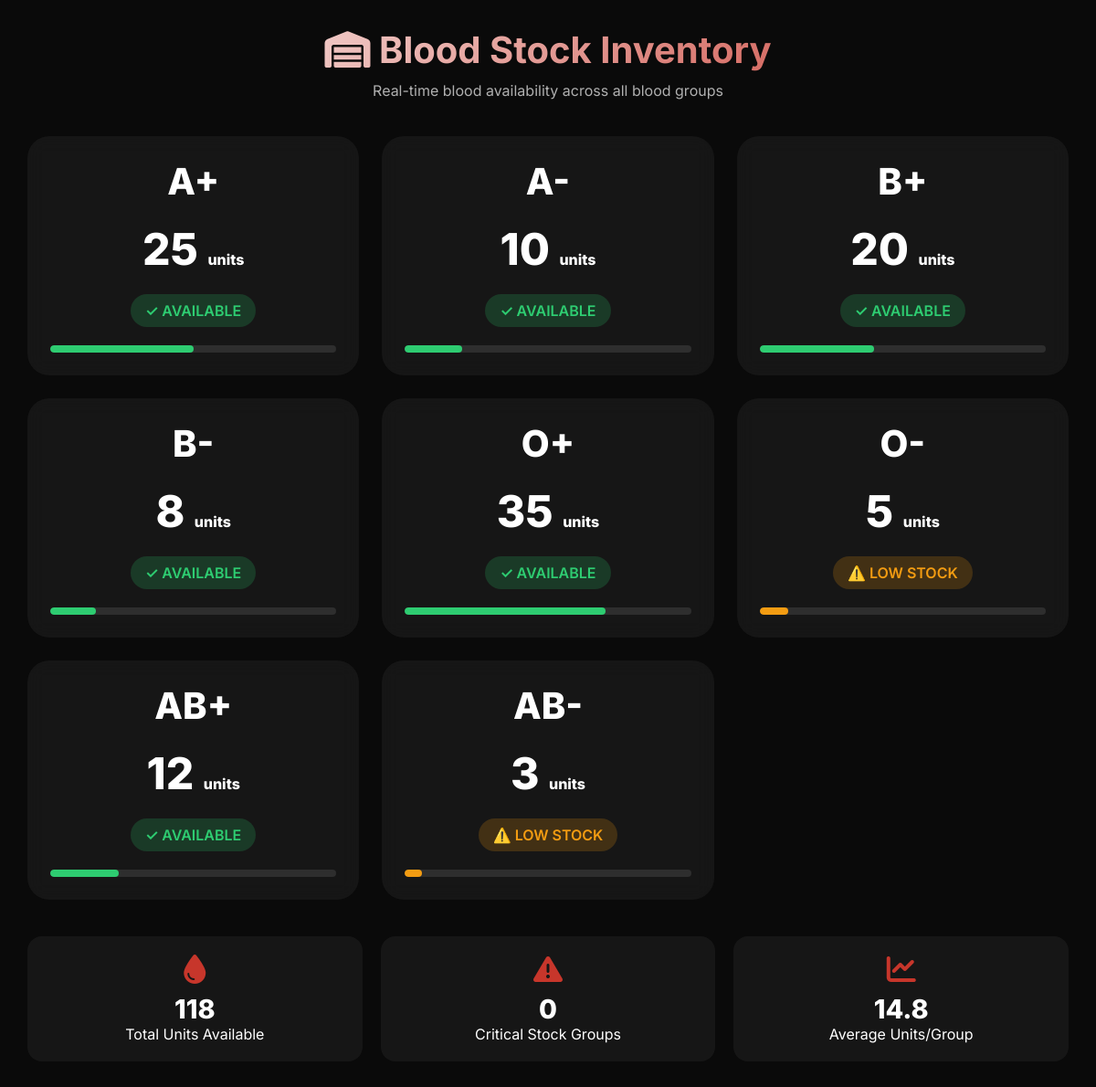
/dashboard/blood_stock.php (signed in), run on the app's committed database.
### tables this page shows
CREATE TABLE blood_stock (
    id INT PRIMARY KEY AUTO_INCREMENT,
    blood_group VARCHAR(5) UNIQUE NOT NULL,
    units_available INT DEFAULT 0,
    last_updated TIMESTAMP DEFAULT CURRENT_TIMESTAMP ON UPDATE CURRENT_TIMESTAMP,
    INDEX idx_blood_group (blood_group)
);

### dashboard/blood_stock.php (the view, shortened to what this page needs)
<?php
include("../database/connection.php");
$stock = mysqli_query($conn, "SELECT * FROM blood_stock ORDER BY FIELD(blood_group, 'A+', 'A-', 'B+', 'B-', 'O+', 'O-', 'AB+', 'AB-')");
?>
<!DOCTYPE html>
<html lang="en">
<head>
    <link rel="stylesheet" href="https://cdnjs.cloudflare.com/ajax/libs/font-awesome/6.5.1/css/all.min.css">
</head>
<body>
<div class="container">
    <div class="header">
        <h1><i class="fas fa-warehouse"></i> Blood Stock Inventory</h1>
        <p style="color: #b0b0b0; margin-top: 10px;">Real-time blood availability across all blood groups</p>
    </div>
    <div class="stock-grid">
        <?php
        $totalUnits = 0;
        $criticalCount = 0;
        while ($row = mysqli_fetch_assoc($stock)):
            $units = $row['units_available'];
            $totalUnits += $units;
            $status = '';
            $statusClass = '';
            $percentage = min(($units / 50) * 100, 100);
            if ($units <= 2) {
                $status = '⚠️ CRITICAL';
                $statusClass = 'status-critical';
                $criticalCount++;
                $fillColor = '#e74c3c';
            } elseif ($units <= 5) {
                $status = '⚠️ LOW STOCK';
                $statusClass = 'status-low';
                $fillColor = '#f39c12';
            } else {
                $status = '✓ AVAILABLE';
                $statusClass = 'status-normal';
                $fillColor = '#2ecc71';
            }
        ?>
        <div class="stock-card" data-aos="fade-up">
            <div class="blood-group"><?= $row['blood_group'] ?></div>
            <div class="units"><?= $units ?> <span style="font-size: 1rem;">units</span></div>
            <div class="status <?= $statusClass ?>"><?= $status ?></div>
            <div class="progress-bar">
                <div class="progress-fill" style="width: <?= $percentage ?>%; background: <?= $fillColor ?>;"></div>
            </div>
        </div>
        <?php endwhile; ?>
    </div>
    <div class="summary-stats">
        <div class="stat-summary">
            <i class="fas fa-tint"></i>
            <div class="value"><?= $totalUnits ?></div>
            <p>Total Units Available</p>
        </div>
        <div class="stat-summary">
            <i class="fas fa-exclamation-triangle"></i>
            <div class="value"><?= $criticalCount ?></div>
            <p>Critical Stock Groups</p>
        </div>
        <div class="stat-summary">
            <i class="fas fa-chart-line"></i>
            <div class="value"><?= round($totalUnits / 8, 1) ?></div>
            <p>Average Units/Group</p>
        </div>
    </div>
</div>
</body>
</html>

### dashboard/blood_stock.php (style rules this page uses)
* { margin: 0; padding: 0; box-sizing: border-box; }
body { font-family: 'Inter', sans-serif; background: #0a0a0a; color: #ffffff; padding: 30px; }
.container { max-width: 1200px; margin: 0 auto; }
.header { text-align: center; margin-bottom: 40px; }
.header h1 { font-size: 2.5rem; background: linear-gradient(135deg, #fff, #c7362b); -webkit-background-clip: text; background-clip: text; color: transparent; }
.stock-grid { display: grid; grid-template-columns: repeat(auto-fit, minmax(280px, 1fr)); gap: 25px; margin-bottom: 40px; }
.stock-card { background: rgba(255, 255, 255, 0.05); backdrop-filter: blur(10px); border-radius: 24px; padding: 25px; text-align: center; transition: 0.3s; position: relative; overflow: hidden; }
.blood-group { font-size: 2.5rem; font-weight: 800; margin-bottom: 15px; }
.units { font-size: 3rem; font-weight: 800; margin: 20px 0; }
.status { padding: 8px 16px; border-radius: 20px; display: inline-block; font-weight: 600; }
.status-low { background: rgba(243, 156, 18, 0.2); color: #f39c12; }
.status-normal { background: rgba(46, 204, 113, 0.2); color: #2ecc71; }
.progress-bar { width: 100%; height: 8px; background: rgba(255, 255, 255, 0.1); border-radius: 4px; margin-top: 20px; overflow: hidden; }
.progress-fill { height: 100%; border-radius: 4px; transition: width 0.5s ease; }
.summary-stats { display: grid; grid-template-columns: repeat(auto-fit, minmax(200px, 1fr)); gap: 20px; margin-top: 40px; }
.stat-summary { background: rgba(255, 255, 255, 0.05); border-radius: 16px; padding: 20px; text-align: center; }
.stat-summary i { font-size: 2rem; color: #c7362b; margin-bottom: 10px; }
.stat-summary .value { font-size: 1.8rem; font-weight: 800; }

### data on the page
blood_stock: blood_group "A+", units_available "25", units_available "✓ AVAILABLE"
blood_stock: blood_group "A-", units_available "10", units_available "✓ AVAILABLE"
blood_stock: blood_group "B+", units_available "20", units_available "✓ AVAILABLE"
blood_stock: blood_group "B-", units_available "8", units_available "✓ AVAILABLE"
blood_stock: blood_group "O+", units_available "35", units_available "✓ AVAILABLE"
blood_stock: blood_group "O-", units_available "5", units_available "⚠️ LOW STOCK"
blood_stock: blood_group "AB+", units_available "12", units_available "✓ AVAILABLE"
blood_stock: blood_group "AB-", units_available "3", units_available "⚠️ LOW STOCK"

### other printed values
$totalUnits "118"
$criticalCount "0"
$totalUnits / 8 "14.8"
